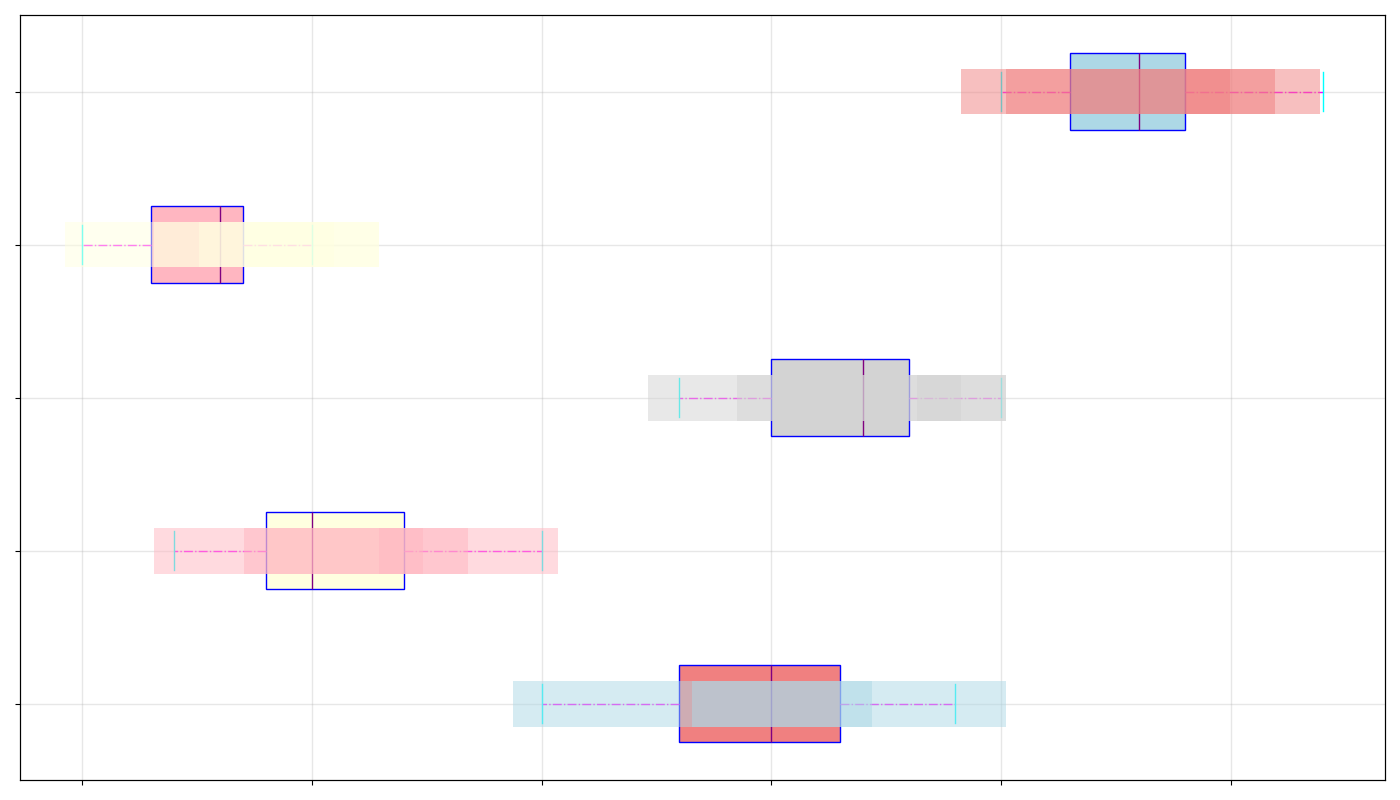

Source code (Python):
import matplotlib.pyplot as plt
import numpy as np

engineering_hours = [19, 15, 24, 21, 17, 18, 20, 16, 23, 22, 21, 24, 18, 19, 20]  # Altered
arts_hours = [12, 7, 10, 11, 14, 9, 13, 8, 10, 12, 9, 15, 8, 10, 11]  # Altered
science_hours = [22, 21, 23, 25, 18, 19, 24, 20, 22, 21, 24, 19, 23, 22, 20]  # Altered
business_hours = [8, 7, 8, 5, 9, 7, 6, 10, 6, 8, 10, 7, 9, 8, 6]  # Altered
law_hours = [30, 27, 29, 28, 25, 28, 26, 29, 32, 25, 28, 27, 30, 26, 29]  # Altered

data = [engineering_hours, arts_hours, science_hours, business_hours, law_hours]

fig, ax = plt.subplots(figsize=(14, 8))

box = ax.boxplot(data, vert=False, patch_artist=True, notch=False, whis=1.5,
                 boxprops=dict(facecolor="lightgreen", color="blue", linestyle='--'),
                 whiskerprops=dict(color="magenta", linestyle='-.'),
                 capprops=dict(color="cyan"),
                 flierprops=dict(marker="s", color="red", alpha=0.7),
                 medianprops=dict(color="purple"))

colors = ['lightblue', 'lightpink', 'lightgray', 'lightyellow', 'lightcoral']
for patch, color in zip(box['boxes'], colors[::-1]):
    patch.set_facecolor(color)

ax.set_yticklabels([])
ax.set_xticklabels([])

ax.grid(True, linestyle='-', linewidth=1, alpha=0.3)

ax_hist = ax.twiny()
ax_hist.set_xticks([])
for i, data_series in enumerate(data):
    hist_data = np.histogram(data_series, bins=np.arange(min(data_series) - 1, max(data_series) + 2))
    ax_hist.barh([i + 1] * len(hist_data[0]), hist_data[0], left=hist_data[1][:-1], color=colors[i],
                 alpha=0.5, height=0.3)

plt.tight_layout()

plt.show()
